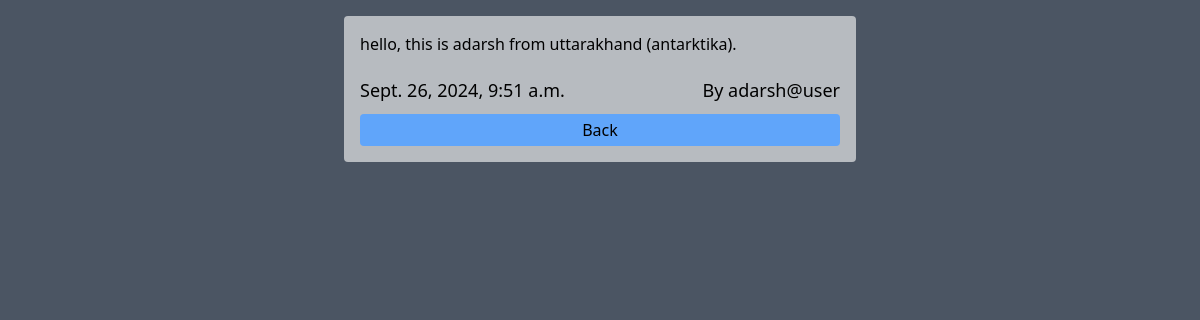
The page /8/blogDetail/ on the database its author committed.
### Blog/models.py (models this page shows, shortened)
class Blog(models.Model):
    title = models.CharField(max_length=100)
    date_added = models.DateTimeField(auto_now_add=True)
    image = models.ImageField(upload_to='blog/')
    author = models.ForeignKey(User, on_delete=models.CASCADE)

### Blog/views.py (the view)
# urls.py: path('<int:blog_id>/blogDetail/',views.blogDetail,name="blogDetail"),
def blogDetail(request,blog_id):
    blog = get_object_or_404(Blog,id=blog_id)
    return render(request,'Blog/blogDetail.html',{'blog':blog})

### Blog/templates/Blog/blogDetail.html (shortened to what this page needs)
{% extends "layout.html" %}
{% block content %}
<div class="p-4 flex justify-center">
    <div class="p-4 bg-white/60 rounded w-full max-w-lg">
        <p>{{blog.title}}</p>
        <div class="mt-2.5 flex justify-between">
            <p class="text-sm sm:text-md md:text-lg">{{blog.date_added}}</p>
            <p class="text-sm sm:text-md md:text-lg">By {{blog.author.username}}</p>
        </div>
        <button class="w-full bg-blue-400 rounded  p-1 mt-2.5"><a href="{% url "homePage" %}">Back</a></button>
    </div>
</div>
{% endblock %}

### rows shown on the page
Blog: title "hello, this is adarsh from uttarakhand (antarktika).", date_added "Sept. 26, 2024, 9:51 a.m.", author.username "adarsh@user"
